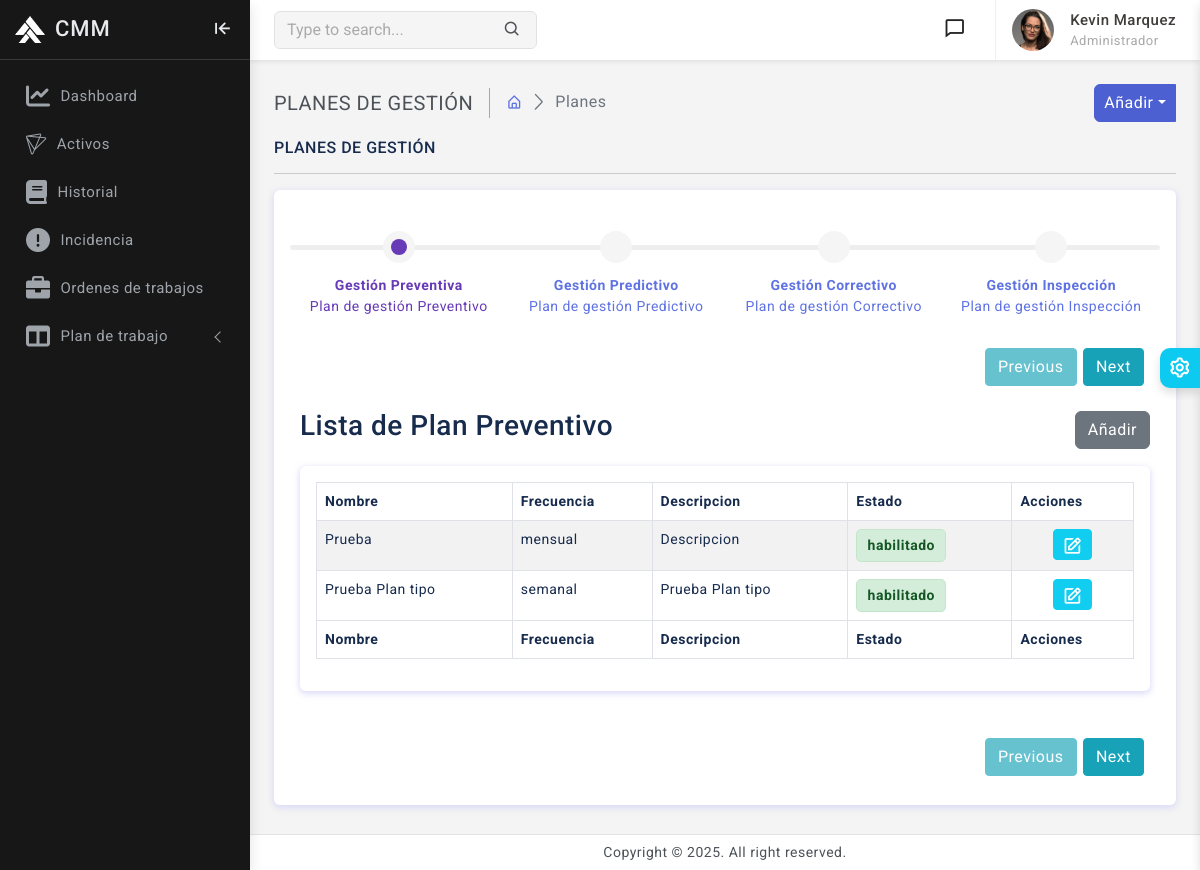
The page /planes/preventivo/ (signed in) on the database its author committed.
### usuarios/models.py (models this page shows, shortened)
class PerfilUsuario(models.Model):
    usuario     = models.OneToOneField(Usuario, on_delete=models.CASCADE)
    nombre      = models.CharField(max_length=50)
    apellido    = models.CharField(max_length=50)
    documento   = models.IntegerField(unique=True)
    telefono    = models.IntegerField(unique=True)
    cargo       = models.ForeignKey(Cargo, on_delete=models.CASCADE, related_name="Cargo")
    def full_name(self):
        return f'{self.nombre} {self.apellido}'

class Cargo(models.Model):
    CARGO_CHOICES = [
        ('Administrador', 'Administrador'),
        ('Supervisor', 'Supervisor'),
        ('Tecnico', 'Tecnico'),
        ('Operario', 'Operario'),
    ]
    cargo  = models.CharField(max_length=50, choices=CARGO_CHOICES, default='Operario')
    def __str__(self):
        return self.cargo

### plan_gestion/models.py (models this page shows, shortened)
class PlanGestion(models.Model):
    PLAN_TIPO_CHOICES = [
        ('preventivo', 'Preventivo'),
        ('predictivo', 'Predictivo'),
        ('correctivo', 'Correctivo'),
        ('inspeccion', 'Inspección'),
    ]
    FRECUENCIA_CHOICES = [
        ('diaria', 'Diaria'),
        ('semanal', 'Semanal'),
        ('mensual', 'Mensual'),
        ('trimestral', 'Trimestral'),
        ('semestral', 'Semestral'),
        ('anual', 'Anual'),
        ('ciclos', 'Por ciclos/uso'),
    ]
    PLAN_ESTADO_CHOICES = [
        ('habilitado', 'Habilitado'),
        ('deshabilitado', 'Deshabilitado'),
    ]
    activo = models.ForeignKey(Activo, on_delete=models.CASCADE, related_name="planes_activos")
    plan_nombre = models.CharField(max_length=120, unique=True, db_index=True)
    frecuencia = models.CharField(max_length=20, choices=FRECUENCIA_CHOICES, db_index=True)
    plan_tipo = models.CharField(max_length=20, choices=PLAN_TIPO_CHOICES, db_index=True)
    descripcion = models.TextField(blank=True)
    estado = models.CharField(max_length=20, choices=PLAN_ESTADO_CHOICES, default="habilitado")
    class Meta:
        verbose_name = 'Plan de gestión'
        verbose_name_plural = 'Planes de gestión'
        indexes = [
            models.Index(fields=['plan_tipo']),
            models.Index(fields=['frecuencia']),
        ]

### plan_gestion/views.py (the view)
# urls.py: path('planes/', include('plan_gestion.urls')),
@login_required(login_url = 'login')
def plan_gestion(request, tab_id):
    planes_preventivos = PlanGestion.objects.filter(plan_tipo="preventivo")
    planes_predictivos = PlanGestion.objects.filter(plan_tipo="predictivo")
    planes_correctivos = PlanGestion.objects.filter(plan_tipo="correctivo")
    planes_inspeccion = PlanGestion.objects.filter(plan_tipo="inspeccion")
    forms_por_tipo = {
        'Preventivo': PlanGestionForm(plan_tipo_fijo='preventivo'),
        'Predictivo': PlanGestionForm(plan_tipo_fijo='predictivo'),
        'Correctivo': PlanGestionForm(plan_tipo_fijo='correctivo'),
        'Inspeccion': PlanGestionForm(plan_tipo_fijo='inspeccion'),
    }
    context = {
        'tab_id': tab_id,
        'forms_por_tipo' : forms_por_tipo,
        'planes_preventivos': planes_preventivos,
        'planes_predictivos': planes_predictivos,
        'planes_correctivos': planes_correctivos,
        'planes_inspeccion': planes_inspeccion,
    }
    return render(request, 'plan_gestion/plan_gestion.html', context )

### activos/models.py (called while the page is built)
    def __str__(self):
        return f'{self.codigo} - {self.nombre}'

### orden_trabajo/models.py (called while the page is built)
    def __str__(self):
        return f'{self.codigo}'

### templates/plan_gestion/plan_gestion.html (shortened to what this page needs)
{% extends 'base.html' %}
{% block content %}
		<div class="page-wrapper">
			<div class="page-content">
				<div class="page-breadcrumb d-none d-sm-flex align-items-center mb-3">
					<div class="breadcrumb-title pe-3">PLANES DE GESTIÓN</div>
					<div class="ps-3">
						<nav aria-label="breadcrumb">
							<ol class="breadcrumb mb-0 p-0">
								<li class="breadcrumb-item"><a href="{% url 'home' %}"><i class="bx bx-home-alt"></i></a></li>
								<li class="breadcrumb-item active" aria-current="page">Planes</li>
							</ol>
						</nav>
					</div>
                    <div class="ms-auto">
                        <div class="btn-group">
                            <button type="button" class="btn btn-primary split-bg-primary dropdown-toggle dropdown-toggle-split" data-bs-toggle="dropdown">	<span class="">Añadir</span>
                            </button>
                        </div>
                    </div>
				</div>
				<div class="row">
					<div class="col-xl-12 mx-auto">
						<h6 class="mb-0 text-uppercase">PLANES DE GESTIÓN</h6>
						<hr/>
						<div class="card">
							<div class="card-body">
								<br />
								<div id="smartwizard" data-id="{{ tab_id }}">
									<ul class="nav">
										<li class="nav-item">
											<a class="nav-link" href="#Preventivo">	<strong>Gestión Preventiva</strong>
												<br>Plan de gestión Preventivo
                                            </a>
										</li>
										<li class="nav-item">
											<a class="nav-link" href="#Predictivo">	<strong>Gestión Predictivo</strong>
												<br>Plan de gestión Predictivo
                                            </a>
										</li>
										<li class="nav-item">
											<a class="nav-link" href="#Correctivo">	<strong>Gestión Correctivo</strong>
												<br>Plan de gestión Correctivo
                                            </a>
										</li>
										<li class="nav-item">
											<a class="nav-link" href="#Inspeccion">	<strong>Gestión Inspección</strong>
												<br>Plan de gestión Inspección
                                            </a>
										</li>
									</ul>
									<div class="tab-content">
										<div id="Preventivo" class="tab-pane" role="tabpanel" aria-labelledby="step-1">
                                            <div class="d-none d-sm-flex align-items-center mb-3">
                                                <h3 id="TitlePreventivo">Lista de Plan Preventivo</h3>
                                                <div class="ms-auto">
                                                    <div class="btn-group">
                                                        <button id="btnMostrarPreventivo" class="btn btn-secondary">Añadir</button>
                                                    </div>
                                                </div>
                                            </div>
                                            <div id="ViewPreventivo" style="display: block;">
                                                <div class="card">
                                                    <div class="card-body">
                                                        <div class="table-responsive">
                                                            <table class="table table-striped table-bordered">
                                                                <thead>
                                                                    <tr>
                                                                        <th>Nombre</th>
                                                                        <th>Frecuencia</th>
                                                                        <th>Descripcion</th>
                                                                        <th>Estado</th>
                                                                        <th>Acciones</th>
                                                                    </tr>
                                                                </thead>
                                                                <tbody>
                                                                    {% if planes_preventivos %}
                                                                        {% for plan in planes_preventivos %}
                                                                        <tr>
                                                                            <td>{{ plan.plan_nombre }}</td>
                                                                            <td>{{ plan.frecuencia }}</td>
                                                                            <td>{{ plan.descripcion }}</td>
                                                                            <td>
                                                                                <span class="estado {{ plan.estado|lower }}">
                                                                                    {{ plan.estado }}
                                                                                </span>
                                                                            </td>
                                                                            <td class="text-center">
                                                                                <button class="btn btn-sm btn-info editar-Preventivo" data-id="{{ plan.id }}">
                                                                                    <i class="bx bx-edit"></i>
                                                                                </button>
                                                                            </td>
                                                                        </tr>
                                                                        {% endfor %}
                                                                    {% endif %}
                                                                </tbody>
                                                                <tfoot>
                                                                    <tr>
                                                                        <th>Nombre</th>
                                                                        <th>Frecuencia</th>
                                                                        <th>Descripcion</th>
                                                                        <th>Estado</th>
                                                                        <th>Acciones</th>
                                                                    </tr>
                                                                </tfoot>
                                                            </table>
                                                        </div>
                                                    </div>
                                                </div>
                                            </div>
										</div>
									</div>
								</div>
							</div>
						</div>
					</div>
				</div>
			</div>
		</div>
{% endblock %}
{% load static %}

### templates/includes/navbar.html (shortened to what this page needs)
{% load static %}
<header>
    <div class="topbar d-flex align-items-center">
        <nav class="navbar navbar-expand">
            <div class="search-bar flex-grow-1">
                <div class="position-relative search-bar-box">
                    <input type="text" class="form-control search-control" placeholder="Type to search..."> <span
                        class="position-absolute top-50 search-show translate-middle-y"><i
                            class='bx bx-search'></i></span>
                </div>
            </div>
            <div class="top-menu ms-auto">
                <ul class="navbar-nav align-items-center">
                    <li class="nav-item dropdown dropdown-large">
                        <a class="nav-link dropdown-toggle dropdown-toggle-nocaret position-relative" href="#"
                            role="button" data-bs-toggle="dropdown" aria-expanded="false">
                            <i class='bx bx-comment'></i>
                        </a>
                    </li>
                </ul>
            </div>
            <div class="user-box dropdown">
                <a class="d-flex align-items-center nav-link dropdown-toggle dropdown-toggle-nocaret" href="#"
                    role="button" data-bs-toggle="dropdown" aria-expanded="false">
                    <img src="{% static 'images/avatars/avatar-2.png' %}" class="user-img" alt="user avatar">
                    <div class="user-info ps-3">
                        <p class="user-name mb-0"> {{perfil.full_name}} </p>
                        <p class="designattion mb-0">{{perfil.cargo}}</p>
                    </div>
                </a>
            </div>
        </nav>
    </div>
</header>

### CMM/static/css/app.css (style rules this page uses)
body { font-size: 14px; color: #4c5258; letter-spacing: .5px; background-color: #f4f4f4; overflow-x: hidden; font-family: Roboto, sans-serif }
a { text-decoration: none }
.topbar { position: fixed; top: 0; left: 250px; right: 0; height: 60px; background: #fff; border-bottom: 1px solid rgb(228 228 228 / 0%); z-index: 10; box-shadow: 0 .125rem .25rem rgba(0, 0, 0, .075)!important }
.topbar .navbar { width: 100%; height: 60px; padding-left: 1.5rem; padding-right: 1.5rem; }
.page-wrapper { height: 100%; margin-top: 60px; margin-bottom: 30px; margin-left: 250px }
.page-content { padding: 1.5rem 1.5rem 0.7rem 1.5rem }
.breadcrumb-title { font-size: 20px; border-right: 1.5px solid #aaa4a4 }
.page-breadcrumb .breadcrumb li.breadcrumb-item { font-size: 16px }
.page-breadcrumb .breadcrumb-item+.breadcrumb-item::before { display: inline-block; padding-right: .5rem; color: #6c757d; font-family: LineIcons; content: "\ea5c" }
.split-bg-primary { background-color: #4c60d1; border-color: #4c60d1; }
.btn i { vertical-align: middle; font-size: 1.3rem; margin-top: -1em; margin-bottom: -1em; }
input::placeholder { color: #000!important; opacity: .3!important }
.search-bar-box { width: 40% }
.search-control { background-color: #f6f5f5; border: 1px solid #e1e1e1; padding-right: 2.5rem }
.search-show { font-size: 18px; right: 15px }
.topbar .navbar .navbar-nav .nav-link { padding-right: .8rem; padding-left: .8rem; color: #252323; font-size: 22px }
.dropdown-toggle-nocaret:after { display: none }
.user-img { width: 42px; height: 42px; border-radius: 50%; border: 0 solid #e5e5e5; padding: 0; margin-left: 1rem; }
.user-info .user-name { font-size: 15px; font-weight: 500; color: #413c3c }
.user-info .designattion { font-size: 13px; color: #a9a8a8 }
.user-box { display: flex; align-items: center; height: 60px; border-left: 1px solid #f0f0f0; margin-left: 1rem }
.dropdown-large { position: relative }

### CMM/static/css/style.css (style rules this page uses)
.estado { display: inline-block; padding: 5px 10px; border-radius: 5px; font-weight: bold; text-align: center; min-width: 90px; }
.completo, .operativo, .abierta, .habilitado, .resuelta { background-color: #D4EDDA; color: #155724; border: 1px solid #C3E6CB; }

### rows shown on the page
PerfilUsuario: full_name "Kevin Marquez", cargo "Administrador"
PlanGestion: plan_nombre "Prueba", frecuencia "mensual", descripcion "Descripcion", estado "habilitado"
PlanGestion: plan_nombre "Prueba Plan tipo", frecuencia "semanal", descripcion "Prueba Plan tipo", estado "habilitado"
